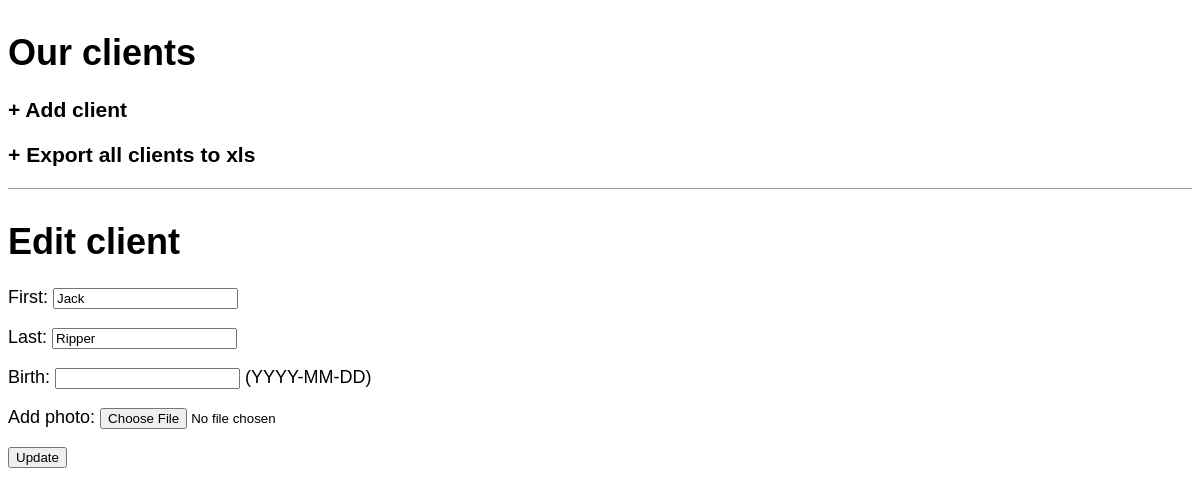
The page /edit_client/9/ on the database as committed earlier.
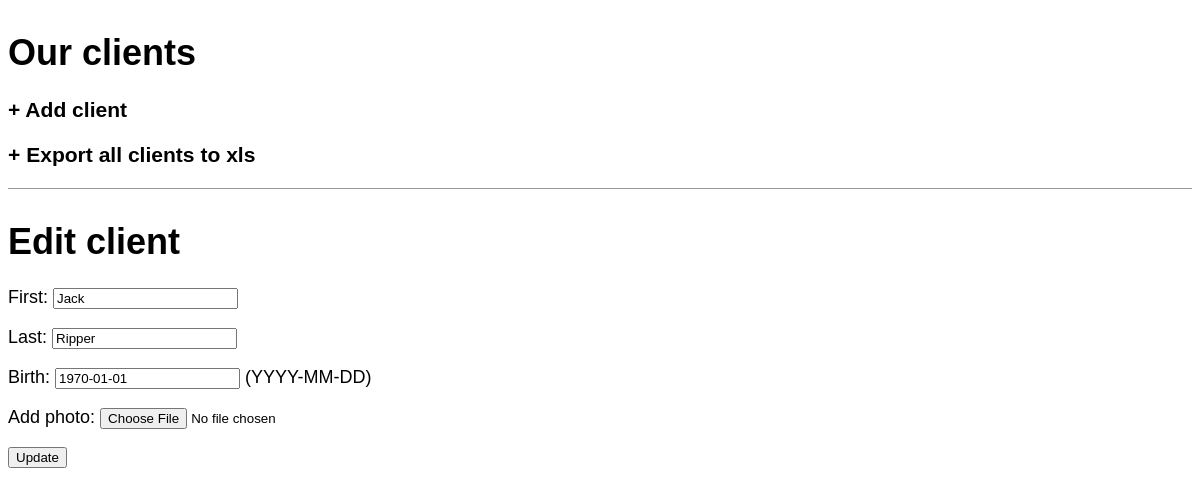
The same page on the database as committed later.
### clients/models.py (models this page shows, shortened)
class Client(models.Model):
    first = models.CharField(max_length=250)
    last = models.CharField(max_length=250)
    birth = models.DateField(blank=True, null=True, help_text='(YYYY-MM-DD)')
    image = models.ImageField(blank=True, upload_to='images', verbose_name='Add photo:')
    def age(self):
        import datetime
        if self.birth == None:
            return None
        else:
            return int((datetime.date.today() - self.birth).days / 365.25)
    age = property(age)
    class Meta:
        ordering = ['last']

### clients/views.py (the view)
# urls.py: path('edit_client/<int:pk>/', views.EditClientView.as_view(), name='edit_client'),
class EditClientView(UpdateView):
    model = Client
    template_name = 'edit_client.html'
    fields = '__all__'

### templates/edit_client.html (shortened to what this page needs)
{% extends 'base.html' %}
{% block content %}
<h1>Edit client</h1>
<form method="post" enctype="multipart/form-data">
    {{ form.as_p }}
<input type="submit" value="Update" />
</form>
{% endblock %}

Rows that differ between the two databases and show on the page:
changed Client "Jack": birth (not shown) → "1970-01-01"
